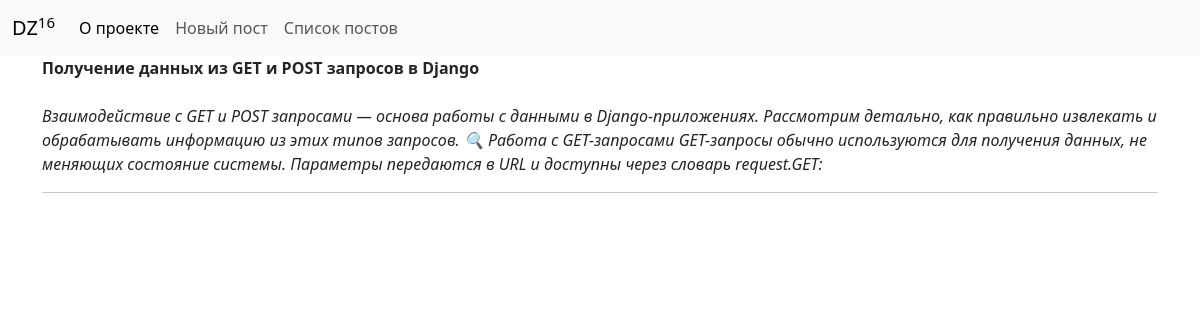
Page /detail_post/12/ on the committed database.
### blog/models.py (models this page shows, shortened)
class Post(models.Model):
    title = models.CharField(max_length=100)
    content = models.TextField()

### blog/views.py (the view)
# urls.py: path('detail_post/<int:id>/', blog.views.detail_post.as_view(), name='detail_post'),
class detail_post(TemplateView):
    template_name = 'detail_post.html'
    def get_context_data(self,  **kwargs):
        context = super().get_context_data(**kwargs)
        post_id = kwargs['id']
        try:
            post = Post.objects.get(id=post_id)
            context['title'] = post.title
            context['content'] = post.content
            return context
        except:
            print('error post not found')

### blog/templates/detail_post.html (shortened to what this page needs)
{% extends "base.html" %}
{% block content %}
<b>{{title}}</b> <BR><BR>
<i>{{content}}</i> <BR><HR>
{% endblock %}

### rows in the picture
Post: title "Получение данных из GET и POST запросов в Django", content "Взаимодействие с GET и POST запросами — основа работы с данными в Django-приложениях. Рассмотрим детально, как правильно извлекать и обрабатывать информацию из этих типов запросов. 🔍 Работа с GET-запросами GET-запросы обычно используются для получения данных, не меняющих состояние системы. Параметры передаются в URL и доступны через словарь request.GET:"
